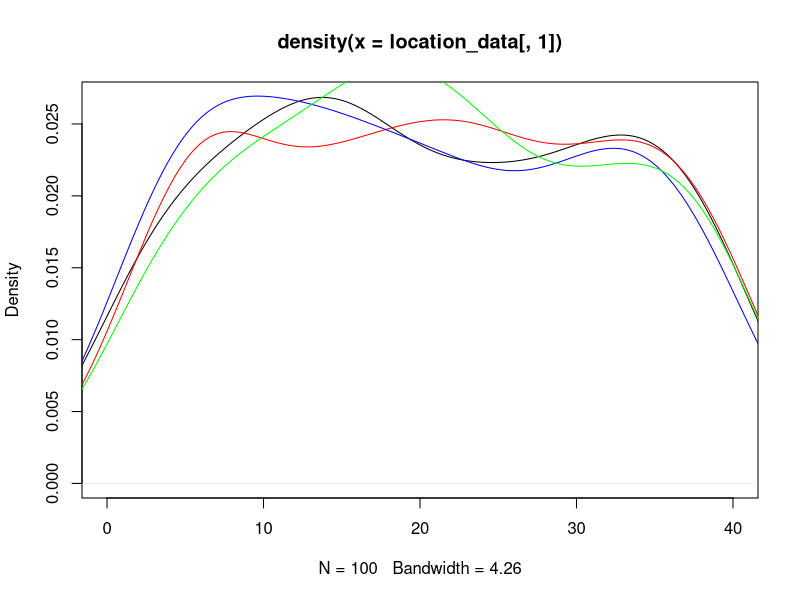
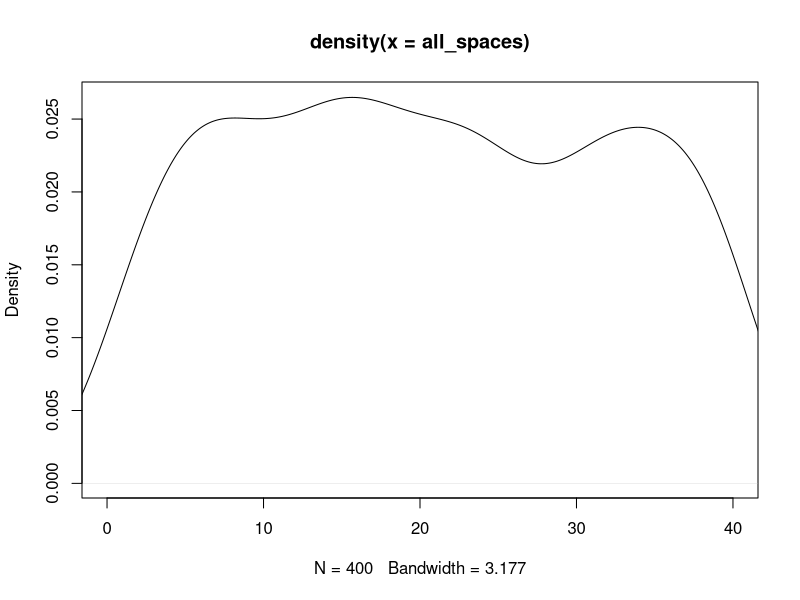
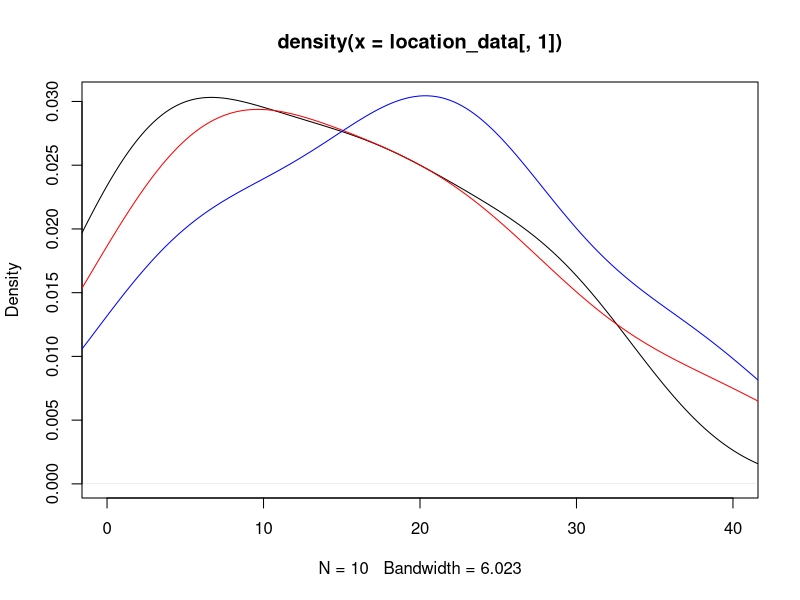
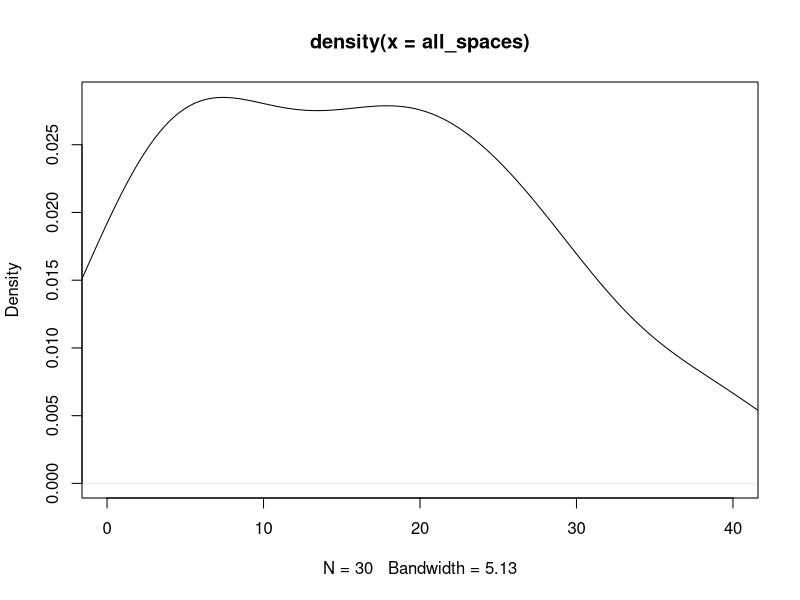

These charts were generated, in order, by the following R code: (Note: this script raises an error after producing the figures.)
## ---- chunk 1
knitr::opts_chunk$set(echo = TRUE)
## ---- chunk 2
#libraries
library(dplyr)
library(ggplot2)
## ---- chunk 3
#Kayleigh
##LET'S GET MOVING

monopolyBoard <- read.csv("MonopolyBoard.csv", header = T)
monopolyBoard

# Using dice rolls to determine where a player will land on the board
#input: "location"; a number 1-40; where the player is on the board
#output: the amount of spaces the player will move until they are on their new location

#note that this is only accounting for standard dice rolls, no special rules yet...

lets_move = function(location) {
  dice_roll_1 <- sample(1:6, 1, replace = TRUE)
  dice_roll_2 <- sample(1:6, 1, replace = TRUE)
  
  roll_total <- sum(dice_roll_1, dice_roll_2)
  roll_double <- dice_roll_1 == dice_roll_2
  
    location = location + roll_total
    
  if (location <= 40) {
    location = location
  } else {
    location = location - 40
  }
  
  space = monopolyBoard$name[monopolyBoard$spaces == location]
  
  print("You're moving forward...")
  print(roll_total)
  
  print("You're on space...")
  print(location)
  
  #print(space) #This prints out the name of the space that they land on. 
}

#testers
lets_move(1)
lets_move(25)
lets_move(38)
lets_move(40)



#A function to move players around the board and to play Monopoly!
#input: "turns"; the amount of turns we should take
#output: a player's new location on the board

lets_play = function(turns) {
  location = 1
  print("Starting Location: GO!")
  for (i in 1:turns) {
    location = lets_move(location)
  }
  print("You've landed on...")
  return(location)
}



lets_play(10) #tester #in this example if you look at a reference monopoly board and "walk" your way around the board with each move being the number in each output, you'll land on the space on the board corresponding to the final output (when counting "GO" as 1 and/or 40) 

#testers 
#"lets_move" and "lets_play" have both been edited to print out phrases for each roll and move to make it easier to determine how the player is moving. 
#"You're moving forward..." gives the player's roll
#"You're on space..." is the players position after 1 turn/"lets_move"
  # Later try to switch this print statement to the name of the spot that the player is on 
#"You've landed on..." gives the final location after running "lets_play" for "x" turns.
  # Later try to switch this print statement to the name of the spot that the player is on 

lets_play(3)
lets_play(10)

## ---- chunk 4
##DOUBLE DOWN

##WORK IN PROGRESS

#A function using dice rolls to determine how many spaces a player will move with the additional rules for "doubles" in Monopoly
#input: "location"; a number 1-40 where the player is on the board
#outut: the number of spaces the player will move on the board, with the special case of rolling three "doubles" and landing in jail
double_down = function(location) {
  dice_roll_1 <- sample(1:6, 1, replace = TRUE)
  dice_roll_2 <- sample(1:6, 1, replace = TRUE)
  
  roll_total <- sum(dice_roll_1, dice_roll_2)
  roll_double <- dice_roll_1 == dice_roll_2
  
  print("roll was")
  print(roll_total)
    
  if (roll_double) {
    
    dice_roll_3 <- sample(1:6, 1, replace = TRUE)
    dice_roll_4 <- sample(1:6, 1, replace = TRUE)
    
    roll_total_2 <- sum(dice_roll_3, dice_roll_4)
    roll_double_2 <- dice_roll_3 == dice_roll_4
    
    print("roll double was")
    print(roll_total_2)

    
    if (roll_double_2) {
      dice_roll_5 <- sample(1:6, 1, replace = TRUE)
      dice_roll_6 <- sample(1:6, 1, replace = TRUE)
      
      roll_total_3 <- sum(dice_roll_5, dice_roll_6)
      roll_double_3 <- dice_roll_5 == dice_roll_6
      
      print("roll double was")
      print(roll_total_3)
      
      if (roll_double_3) {
        location = 11 #Jail
        print("doubles, doubles, doubles")
        print("You're going to JAIL!")
        
      } else {
        location = location + roll_total + roll_total_2 + roll_total_3
        print("doubles, doubles, not doubles")
        print("You're moving forward...")
        print(roll_total + roll_total_2 + roll_total_3)
      }
    } else {
      location = location + roll_total + roll_total_2
      print("doubles, not doubles")
      print("You're moving forward...")
      print(roll_total+roll_total_2)
    }
  } else {
    location = location + roll_total
    print("no doubles")
    print("You're moving forward...")
    print(roll_total)
  }

    
  if (location <= 40) {
    location = location
  } else {
    location = location - 40
  }

  
  print("You're on space...")
  print(location)
}

double_down(1)
#text out in the function is kinda funky right but it's just to make sure its working right
#In final version switch all dice rolls to sample(1:6,...)

## ---- chunk 5
##CHANCE AND COMMUNITY CHEST CARDS
Card_Numbers <- c(1, 2, 3, 4, 5, 6, 7, 8, 9, 10, 11, 12, 13, 14, 15, 16)

Chance_Cards <- c("Advance to Boardwalk", "Advance to Go (Collect $200)", "Advance to Illinois Avenue. If you pass Go, collect $200", "Advance to St. Charles Place. If you pass Go, collect $200", "Advance to the nearest Railroad. If unowned, you may buy it from the Bank. If owned, pay owner twice the rental to which they are otherwise entitled", "Advance to the nearest Railroad. If unowned, you may buy it from the Bank. If owned, pay owner twice the rental to which they are otherwise entitled", "Advance token to nearest Utility. If unowned, you may buy it from the Bank. If owned, throw dice and pay owner a total ten times amount thrown", "Bank pays you dividend of $50", "Get Out of Jail Free", "Go Back 3 Spaces", "Go to Jail. Go directly to Jail, do not pass Go, do not collect $200", "Make general repairs on all your property. For each house pay $25. For each hotel pay $100", "Speeding fine $15", "Take a trip to Reading Railroad. If you pass Go, collect $200", "You have been elected Chairman of the Board. Pay each player $50", "Your building loan matures. Collect $150")

Chance <- data.frame(Chance_Cards, Card_Numbers)
Chance
##Chance cards to move a player to a new space:
  #1 -> Advance to Boardwalk (space 40)
  #2 -> Advance to Go (space 1)
  #3 -> Advance to Illinois Avenue (space 25)
  #4 -> Advance to St. Charles Place (space 12)
  #5 -> Advance to nearest Railroad (space(s) 6, 16, 26, 36)
  #6 -> Advance to nearest Railraod (space(s) 6, 16, 26, 36)
  #7 -> Advance to nearest Utility (space(s) 13, 29)
  #11 -> Go to Jail (space 11)
  #14 -> Take a trip to Reading Railroad (space 6)

Community_Chest_Cards <- c("Advance to Go (Collect $200)", "Bank error in your favor. Collect $200", "Doctor’s fee. Pay $50", "From sale of stock you get $50", "Get Out of Jail Free", "Go to Jail. Go directly to jail, do not pass Go, do not collect $200", "Holiday fund matures. Receive $100", "Income tax refund. Collect $20", "It is your birthday. Collect $10 from every player", "Life insurance matures. Collect $100", "Pay hospital fees of $100", "Pay school fees of $50", "Receive $25 consultancy fee", "You are assessed for street repair. $40 per house. $115 per hotel", "You have won second prize in a beauty contest. Collect $10", "You inherit $100")

Community_Chest <- data.frame(Community_Chest_Cards, Card_Numbers)
Community_Chest

##Community Chest Cards that move a player to a new space:
  #1 -> Advance to GO (space 1)
  #5 -> Go to Jail (space 11)

## ---- chunk 6
# heidi

#the function "who_goes_first" simulates the initial roll before the game begins in order to determine which player goes first
# input is a number of how many players are going to be playing
# output is the value of each players roll and the player that will start the game based on who had the highest roll
who_goes_first <- function(num_players){
  initial_rolls <- c()
  for (i in 1:num_players) {
    player_i_roll <- sum(sample(1:6, 2, replace=TRUE))
    initial_rolls <- c(initial_rolls, player_i_roll) # vector of every player's roll
    print(paste("Player", i, "rolled", player_i_roll))
  }
  cat("\n")
  if(sum(initial_rolls == max(initial_rolls)) >= 2){
    while (sum(initial_rolls == max(initial_rolls)) >= 2) { # if players tied for highest number
      tied_players <- which(initial_rolls==max(initial_rolls)) # identify which players tied
      print("It's a tie! Roll again")
      cat("\n")
      tie_breaker_rolls <- c()
      for (i in tied_players) { # tied players roll again
       player_i_roll2 <- sum(sample(1:6, 2, replace=TRUE))
       tie_breaker_rolls <- c(tie_breaker_rolls, player_i_roll2)
       print(paste("Player", i, "rolled", player_i_roll2))
      }
      initial_rolls <- tie_breaker_rolls
      highest_roll <- max(tie_breaker_rolls)
      highest_player2 <- tied_players[which(tie_breaker_rolls == highest_roll)]
    }
    cat("\n")
    print(paste("Player", highest_player2, "goes first!"))
  }
  else {
    highest_player <- which.max(initial_rolls) # who rolled the highest number
    print(paste("Player", highest_player, "goes first!"))
  }
}

who_goes_first(4) # test function

## ---- chunk 7
# Olivia
# Website for data: https://stat-jet-asu.github.io/Datasets/InstructorDescriptions/monopoly.html

monopolyBoard <- read.csv("MonopolyBoard.csv", header = T)
head(monopolyBoard)

# This section is for question number 2

# Kayleigh's lets_play function from above incorporating players and density plots
# uses lets_move function from above
# input: turns, # of turns to iterate through; players, number of players (2-4)
# output: density plot with a line for each player's frequency of spaces landed on 
# & density plot for the combined frequency of spaces landed on for all players

lets_play = function(turns, players) {
  location_data <- as.data.frame(matrix(nrow = turns, ncol = players))
  
for (j in 1:players) {
  location = 1
  
  for (i in 1:turns) {
    
    location = lets_move(location)
    location_data[i,j] <- location
    }
  }
  
  # creates density plot of frequency of landing on each space for each player
  plot(density(location_data[,1]), xlim = c(0,40), col = "black")
  
  colors <- c("red", "blue", "green")
  
  for (k in 2:players) {
  lines(density(location_data[,k]), col = colors[k-1]) # adds a density line for each player after the first
  }
  
  # creates density plot for total frequency landing on each space (all players spaces included)
  all_spaces <- as.vector(as.matrix(location_data))
  plot(density(all_spaces), xlim = c(0,40), col = "black")
  
}
lets_play(100, 4)

## ---- chunk 8
who_goes_first2 <- function(num_players){
  initial_rolls <- c()
  for (i in 1:num_players) {
    player_i_roll <- sum(sample(1:6, 2, replace=TRUE))
    initial_rolls <- c(initial_rolls, player_i_roll) # vector of every player's roll
#    print(paste("Player", i, "rolled", player_i_roll))
  }
  cat("\n")
  if(sum(initial_rolls == max(initial_rolls)) >= 2){
    while (sum(initial_rolls == max(initial_rolls)) >= 2) { # if players tied for highest number
      tied_players <- which(initial_rolls==max(initial_rolls)) # identify which players tied
#      print("It's a tie! Roll again")
#      cat("\n")
      tie_breaker_rolls <- c()
      for (i in tied_players) { # tied players roll again
       player_i_roll2 <- sum(sample(1:6, 2, replace=TRUE))
       tie_breaker_rolls <- c(tie_breaker_rolls, player_i_roll2)
#       print(paste("Player", i, "rolled", player_i_roll2))
      }
      initial_rolls <- tie_breaker_rolls
      highest_roll <- max(tie_breaker_rolls)
      highest_player2 <- tied_players[which(tie_breaker_rolls == highest_roll)]
    }
#    cat("\n")
#    print(paste("Player", highest_player2, "goes first!"))
  }
  else {
    highest_player <- which.max(initial_rolls) # who rolled the highest number
#    print(paste("Player", highest_player, "goes first!"))
#    return(highest_player)
  
    
  # creating player order
  player_order <- length(num_players)
  player_order[1] <- as.integer(highest_player)

 for (j in 2:num_players) {
    
  player_order[j] <- as.integer(player_order[j-1] + 1)
  if (player_order[j] > num_players) {
    player_order[j] <- 1
  }
 }
  print(player_order)
  }
  
  playerlist <- (list(highest_player, player_order))
  return(playerlist)
}

#who_goes_first2(4)

## ---- chunk 9
# Question number 3 -- including jail and double rolls

lets_move2 = function(location) {
  dice_roll_1 <- sample(1:6, 1, replace = TRUE)
  dice_roll_2 <- sample(1:6, 1, replace = TRUE)
  
  roll_total <- sum(dice_roll_1, dice_roll_2)
  roll_double <- dice_roll_1 == dice_roll_2
  
    location = location + roll_total # updates location to be previous location + roll total
    double3 = "false" # double3 is assigned "true" if the player double rolls 3x (as seen in if statement below), otherwise it is assigned "false" 
    
  # first double roll -> roll again
  if (roll_double == TRUE) {
    dice_roll_3 <- sample(1:6, 1, replace = TRUE)
    dice_roll_4 <- sample(1:6, 1, replace = TRUE)
    
    roll_total2 <- sum(dice_roll_3, dice_roll_4)
    roll_double2 <- dice_roll_3 == dice_roll_4
    
    location = location + roll_total2
    double3 = "false"
    
    # if player is at a location past 40, subtract 40 so they go back to the GO space at location "41"
    # this is included in each if statement below so that it applies if player has to roll again
    if (location <= 40) {
      location = location
    } else {
      location = location - 40
    }
     
      # second double roll -> roll again
      if (roll_double2 == TRUE) {
        dice_roll_5 <- sample(1:6, 1, replace = TRUE)
        dice_roll_6 <- sample(1:6, 1, replace = TRUE)
    
        roll_total3 <- sum(dice_roll_5, dice_roll_6)
        roll_double3 <- dice_roll_5 == dice_roll_6
    
        location = location + roll_total3
        double3 = "false"
        
        if (location <= 40) {
          location = location
        } else {
          location = location - 40
        }
        
        # third double roll -> go to jail
          if (roll_double3 == TRUE) {
            location = monopolyBoard$spaces[monopolyBoard$name == "Jail"]
            double3 = "true"
          }
      }
  }  
    
  if (location <= 40) {
    location = location
  } else {
    location = location - 40
  }
  
  listdata <- (list(location, double3)) # creates list for outputs "location" and "double3"
  # if you need to access location from this function, use lets_move2(location)[[1]]
  # if you need to access double3, use lets_move2(double3)[[2]]
  return(listdata)
  
}



# lets_play2 is currently set up to have each player go thru all their turns and then move onto the next player
# probably need to fix this for question 5

## ---- chunk 10

lets_play2 = function(turns, players) {
  
  
  location_data <- as.data.frame(matrix(nrow = turns, ncol = players)) # dataframe will keep data for locations of players for each turn
  double3data <- as.data.frame(matrix(nrow = turns, ncol = players)) # dataframe will say "true" if player double rolled 3x (which lands them in jail) and "false" if they didn't double roll 3x
  
    # puts players in order
    colnames(location_data) <- who_goes_first2(players)[[2]]
  
    location = 1 # each player starts at location 1
    location_data[1,] <- location
    double3 = 0 # initializing "double3" which will be later assigned a "true" or "false" based on if player double rolled 3x
  
    for (i in 2:turns) { # iterates through number of turns
      
        for (j in 1:players) { # rotates through each player
          
        location = lets_move2(location_data[i-1,j])[[1]] # takes location from lets_move2 function and assigns it to location
        location_data[i,j] <- as.integer(location) # puts location value into the dataframe of locations for each player
        double3data[i,j] <- lets_move2(double3)[[2]] # takes "true" or "false" value from double3 and adds it to double3data dataframe
        
      # deals with landing in jail from "go to jail" space and staying there for next 3 turns
      if (31 %in% location_data[i-1,j]) { # if you landed on 31 in the last turn (i-1 turn), you go to jail (space 11) for the ith turn
        location <- 11
        location_data[i,j] <- as.integer(location) # new location is 11
      } else if (11 %in% location_data[i-1,j] & 31 %in% location_data[i-2,j]) { # if you were on space 11 last turn AND you were on space 31 2 turns ago, you stay in jail (space 11) for turn i
        location <- 11
        location_data[i,j] <- as.integer(location)
      } else if (11 %in% location_data[i-2,j] & 31 %in% location_data[i-3,j]) {
        location <- 11
        location_data[i,j] <- as.integer(location)
      }
        
      # landing in jail from 3x double roll and staying there for next 3 turns
      if (11 %in% location_data[i,j] & "true" %in% double3data[i-1,j]) { # if player's location is 11 (jail) and double3data is"true" (player double rolled 3x), player stays in jail. all 3 if/else if statements keep player in jail for the next 3 turns
        location <- 11
        location_data[i,j] <- as.integer(location)
      } else if (11 %in% location_data[i-1,j] & "true" %in% double3data[i-2,j]) { # 
        location <- 11
        location_data[i,j] <- as.integer(location)
      } else if (11 %in% location_data[i-2,j] & "true" %in% double3data[i-3,j]) {
        location <- 11
        location_data[i,j] <- as.integer(location)
      }
        
    }
  }
  print(location_data)
  
  # creates density plot of frequency of landing on each space for each player
  plot(density(location_data[,1]), xlim = c(0,40), col = "black")
  
  colors <- c("red", "blue", "green")
  
  for (k in 2:players) {
    lines(density(location_data[,k]), col = colors[k-1]) # adds a density line for each player after the first
  }
  
  # creates density plot for total frequency landing on each space (all players spaces included)
  all_spaces <- as.vector(as.matrix(location_data))
  plot(density(all_spaces), xlim = c(0,40), col = "black")
  
}
 
lets_play2(10, 3)

# how should we go about recording spaces landed on when double rolls occur?

## ---- chunk 11
#4 - Kayleigh and Maddie 
#Chance - spaces 8, 23, 37
#Community Chest - spaces 3, 18, 34
Chance

Drawing_Chance = function(location) {
  location = location
  draw_card <- sample(1:16, 1, replace = TRUE)
  player_card <- Chance$Chance_Cards[draw_card]
  print(player_card)

  
      if(draw_card == 1) {
        location = 1
      }
      
      if(draw_card == 2) {
        location = 1
      }
      
      if(draw_card == 3) {
        location = 25
      }
  
      if(draw_card == 4){
        location = 12
      }
    
      if(draw_card == 5){
        if(location >= 37 && location <= 5){
              location = 6
            } else {
              if (location >= 6 && location <= 15){
                location = 16
              } else {
                if(location >= 16 && location <= 25){
                  location = 26
                } else {
                  location = 36
                }
              }
            }
    }
  
    if(draw_card == 6){
        if(location >= 37 && location <= 5){
              location = 6
            } else {
              if (location >= 6 && location <= 15){
                location = 16
              } else {
                if(location >= 16 && location <= 25){
                  location = 26
                } else {
                  location = 36
                }
              }
            }
    }
  
    if(draw_card == 7){
        if(location >= 29 && location <= 12){
              location = 13
            } else {
              location = 29
    }
  }
  
    if(draw_card == 11) {
      location = 11
    }
  
    if(draw_card == 14) {
      location = 6
    }
  
    if(draw_card == 10) {
      location = location - 3
    }
  
    location = location
    return(location)
}

Drawing_Chance(8)
Drawing_Chance(23)
Drawing_Chance(37)

Drawing_Community_Chest = function(location) {
  location = location
  draw_card_chest <- sample(1:16, 1, replace = TRUE)
  player_card_chest <- Community_Chest$Community_Chest_Cards[draw_card_chest]
  print(player_card_chest)
  print(location)
  
  if (draw_card_chest == 1) {
    location = 1
  } else {
    if (draw_card_chest == 6) {
    location = 11
    } else {
      location = location
    }
  
  }
  
  location = location 
  return(location)
}

Drawing_Community_Chest(3)
Drawing_Community_Chest(18)
Drawing_Community_Chest(34)

lets_move3 = function(location) {
  dice_roll_1 <- sample(1:6, 1, replace = TRUE)
  dice_roll_2 <- sample(1:6, 1, replace = TRUE)
  
  roll_total <- sum(dice_roll_1, dice_roll_2)
  roll_double <- dice_roll_1 == dice_roll_2
  
    location = location + roll_total
    double3 = "false"
  
  print("your roll total is...")
  print(roll_total)

  if (location <= 40) {
      location = location
  } else {
      location = location - 40
  }
   
  print("your location is...")
  print(location)
  
  if(location == 8 || location == 23 || location == 27) {
    location = Drawing_Chance(location)
    print("your location is...")
    print(location)
  }
  
  if(location == 3 || location == 18 || location == 34) {
    location = Drawing_Community_Chest(location)
    print("your location is...")
    print(location)
  }
    
  # first double roll -> roll again
  if (roll_double == TRUE) {
    dice_roll_3 <- sample(1:6, 1, replace = TRUE)
    dice_roll_4 <- sample(1:6, 1, replace = TRUE)
    
    roll_total2 <- sum(dice_roll_3, dice_roll_4)
    roll_double2 <- dice_roll_3 == dice_roll_4
    
    location = location + roll_total2
    double3 = "false"
    print("1 double")
    
    if (location <= 40) {
      location = location
    } else {
      location = location - 40
    }
    
    
    if(location == 8 || location == 23 || location == 27) {
    location = Drawing_Chance(location)
    }
  
  if(location == 3 || location == 18 || location == 34) {
    location = Drawing_Community_Chest(location)
    }
     
      # second double roll -> roll again
      if (roll_double2 == TRUE) {
        dice_roll_5 <- sample(1:6, 1, replace = TRUE)
        dice_roll_6 <- sample(1:6, 1, replace = TRUE)
    
        roll_total3 <- sum(dice_roll_5, dice_roll_6)
        roll_double3 <- dice_roll_5 == dice_roll_6
    
        location = location + roll_total3
        double3 = "false"
        print("2 doubles")
        
        if (location <= 40) {
          location = location
        } else {
          location = location - 40
        }
        
        if(location == 8 || location == 23 || location == 27) {
          location = Drawing_Chance(location)
        }
  
        if(location == 3 || location == 18 || location == 34) {
          location = Drawing_Community_Chest(location)
         
        }
        
        # third double roll -> go to jail
          if (roll_double3 == TRUE) {
            location = monopolyBoard$spaces[monopolyBoard$name == "Jail"]
            double3 = "true"
            print("three doubles")
          }
      }
  }  
   
  location = location 
  
  print("your location is...")
  print(location)
  listdata <- (list(location, double3))
  return(listdata)
  
}

lets_move3(1)

lets_play3 = function(turns, players) {
  
  location_data <- as.data.frame(matrix(nrow = turns, ncol = players))
  double3data <- as.data.frame(matrix(nrow = turns, ncol = players))
  
  for (j in 1:players) {
    location = 1
    double3 = 0
  
    for (i in 1:turns) {
      
        location = lets_move2(location)[[1]]
        location_data[i,j] <- as.integer(location)
        double3data[i,j] <- lets_move2(double3)[[2]]
        
      # deals with landing in jail from "go to jail" space and staying there for next 3 turns
      if (31 %in% location_data[i-1,j]) { # if you land on 31 (go to jail), next location is in jail (space 11)
        location <- 11
        location_data[i,j] <- as.integer(location)
      } else if (11 %in% location_data[i-1,j] & 31 %in% location_data[i-2,j]) {
        location <- 11
        location_data[i,j] <- as.integer(location)
      } else if (11 %in% location_data[i-2,j] & 31 %in% location_data[i-3,j]) {
        location <- 11
        location_data[i,j] <- as.integer(location)
      }
        
      # landing in jail from 3x double roll and staying there for next 3 turns
      if (11 %in% location_data[i,j] & "true" %in% double3data[i-1,j]) { # "true" means player double rolled 3x -> jail
        location <- 11
        location_data[i,j] <- as.integer(location)
      } else if (11 %in% location_data[i-1,j] & "true" %in% double3data[i-2,j]) { # 
        location <- 11
        location_data[i,j] <- as.integer(location)
      } else if (11 %in% location_data[i-2,j] & "true" %in% double3data[i-3,j]) {
        location <- 11
        location_data[i,j] <- as.integer(location)
      }
        
    }
  }
  #print(location_data)
  
  # creates density plot of frequency of landing on each space for each player
  plot(density(location_data[,1]), xlim = c(0,40), col = "black")
  
  colors <- c("red", "blue", "green")
  
  for (k in 2:players) {
    lines(density(location_data[,k]), col = colors[k-1]) # adds a density line for each player after the first
  }
  
  # creates density plot for total frequency landing on each space (all players spaces included)
  all_spaces <- as.vector(as.matrix(location_data))
  plot(density(all_spaces), xlim = c(0,40), col = "black")
  
}
## ---- chunk 12

monopolyBoard1 <- read.csv("MonopolyBoard.csv", header = T)
head(monopolyBoard1)

kaciesboard <- monopolyBoard1 %>% select(., "name", "type", "color", "spaces")
kaciestibble <- as_tibble(kaciesboard)
kaciestibble

freq <- kaciestibble %>% ggplot(., mapping=aes(x="names" )) +geom_freqpoly()

freq
 
## ---- chunk 13
#hello
dice_roll <- sum(sample(1:6, 2, replace = TRUE))
dice_roll

#Need to figure out how to exchange money between players
Chance_Money <- function(money){
  money = money
  draw_card <- sample(1:16, 1, replace = TRUE)
  player_card <- Chance$Chance_Cards[draw_card]
  print(player_card)
  
  if(draw_card == 2){
    money = money + 200
  }
  
  if(draw_card == 8){
    money = money + 50
  }
  
  if(draw_card == 12){
    if(properties == 5){
      money = money - 125
    }
    if(properties == 6){
      money = money - 150
    }
  }
  
  if(draw_card == 13){
    money = money - 15
  }
  
  if(draw_card == 16){
    money = money + 150
  }
}

#Need to figure out how to exchange money between players
Community_Chest_Money <- function(money){
  money = money
  draw_card <- sample(1:16, 1, replace = TRUE)
  player_card <- Community_Chest$Community_Chest_Cards[draw_card]
  print(player_card)
  
  if(draw_card == 1){
    money = money + 200
  }
  
  if(draw_card == 2){
    money = money + 200
  }
  
  if(draw_card == 3){
    money = money - 50
  }
  
  if(draw_card == 4){
    money = money + 50
  }
  
  if(draw_card == 7){
    money = money + 100
  }
  
  if(draw_card == 8){
    money = money + 20
  }
  
  if(draw_card == 10){
    money = money + 100
  }
  
  if(draw_card == 11){
    money = money - 100
  }
  
  if(draw_card == 12){
    money = money - 50
  }
  
  if(draw_card == 13){
    money = money + 25
  }
  
  if(draw_card == 15){
    money = money + 10
  }
  
  if(draw_card == 16){
    money = money + 100
  }
}

Chance
Community_Chest
## ---- chunk 14
Players <- c("Player 1", "Player 2", "Player 3", "Player 4")
Player_Bank <- c("1250", "1250", "1250", "1250")

The_Players <- data.frame(Players, Player_Bank)
The_Players

monopolyBoard

Property <- c("Mediterranean", "Baltic", "Reading Railroad", "Oriental", "Vermot", "Connecticut", "St. Charles", "Electric Company", "States", "Virginia", "Pennsylvania Railroad", "St. James", "Tennessee", "New York", "Kentucky", "Indiana", "Illinios", "B&O Railroad", "Atlantic", "Ventnor", "Water Works", "Marvin Gardens", "Pacific", "N. Carolina", "Pennsylvania", "Short Line Railroad", "Park Place", "Boardwalk")
Property_Status <- c("Unowned", "Unowned", "Unowned", "Unowned", "Unowned", "Unowned", "Unowned", "Unowned", "Unowned", "Unowned", "Unowned", "Unowned", "Unowned", "Unowned", "Unowned", "Unowned", "Unowned", "Unowned", "Unowned", "Unowned", "Unowned", "Unowned", "Unowned", "Unowned", "Unowned", "Unowned", "Unowned", "Unowned")

The_Properties <- data.frame(Property, Property_Status)
The_Properties
